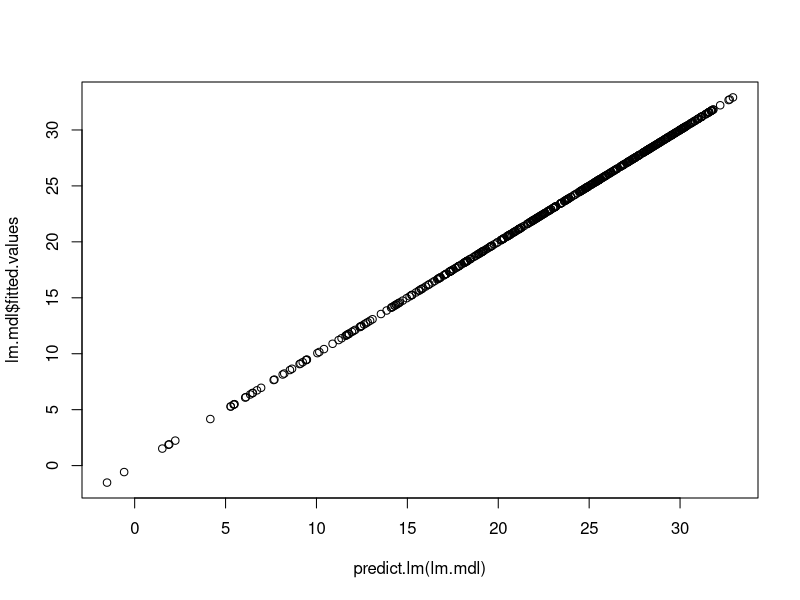
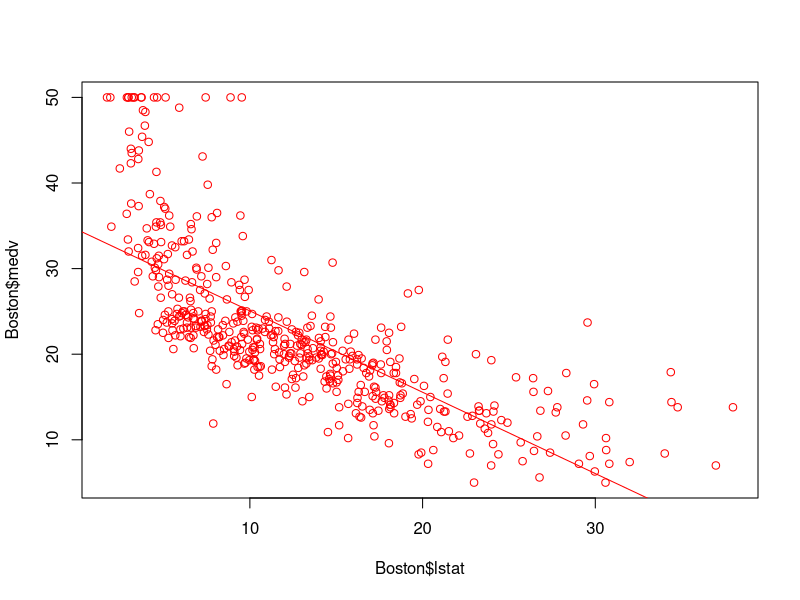
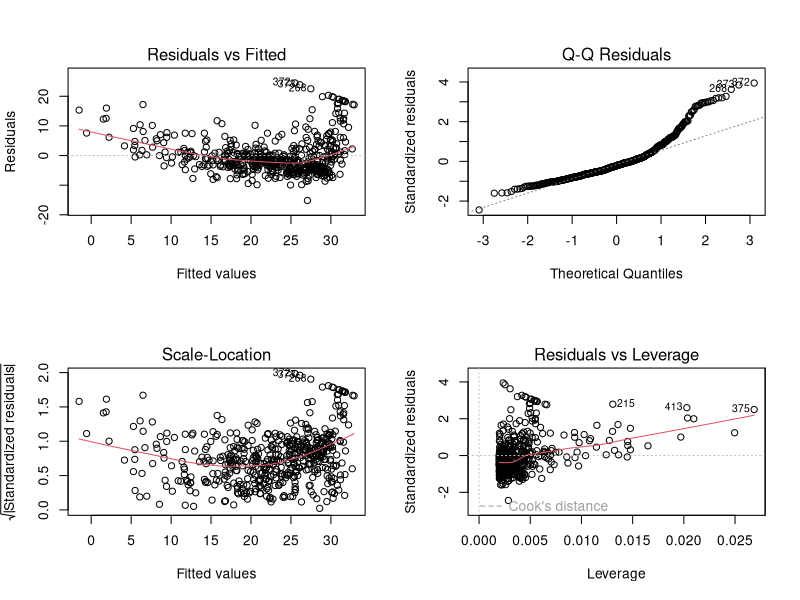
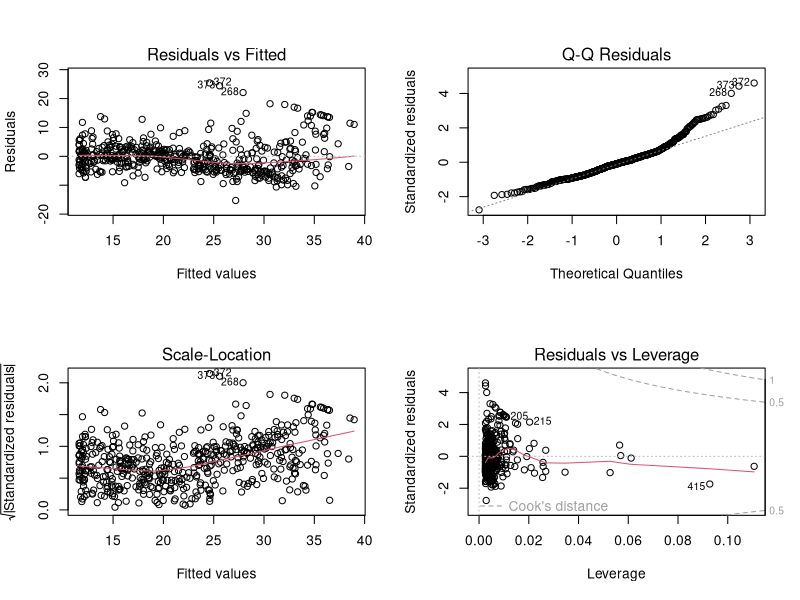

Source code (R) for these figures, in order: (Note: this script raises an error after producing the figures.)
## ---- chunk 1
knitr::opts_chunk$set(echo = TRUE)
library(MASS)
## ---- chunk 2
head(Boston)
lm.mdl <- lm(medv~lstat,data = Boston)
summary(lm.mdl)
anova(lm.mdl)
## ---- chunk 3
coef(lm.mdl)
confint(lm.mdl)
plot(predict.lm(lm.mdl),lm.mdl$fitted.values)
which.max(hatvalues(lm.mdl))
plot(Boston$lstat, Boston$medv, col = "red")
abline(lm.mdl,lty = 1,col= "red")
par(mfrow = c(2,2))
plot(lm.mdl)

lm.mdl2 <- lm(medv ~ lstat + age, data = Boston)
summary(lm.mdl2)

lm(medv ~ ., data = Boston)

lm.mdl3 <- lm(medv ~ lstat * age, data = Boston)
summary(lm.mdl3)

lm.mdl4 <- lm(medv ~ lstat + I(lstat^2), data = Boston)
summary(lm.mdl4)
par(mfrow = c(2,2))
plot(lm.mdl4)

anova(lm.mdl,lm.mdl4)

summary(lm(medv ~ poly(lstat,4),data = Boston))

## ---- chunk 4
lm.mdl5 <- lm(Sales ~ . + Income * Advertising + Price:Age, data = Carseats)
summary(lm.mdl5)
## ---- chunk 5
lm.mdl6 <- lm(Sales ~ . + Income * Advertising + Price:Age, data = Carseats, contrasts = list(ShelveLoc=contr.treatment(c("Bad", "Good", "Medium"), base = 3)))
summary(lm.mdl6)
round(coef(lm.mdl6),2)
## ---- chunk 6
X1 = c(3, 2, 4, 0)
Y = c(4, 1, 3, 1)
X2 =  X1*2
qz1 <- lm(Y ~ X1)
summary(qz1)
anova(qz1)
(Y - X1)^2
sum(residuals(qz1)^2)
broom::augment(qz1)
qz3 <- lm(Y ~ X1 + X2)
summary(qz3)
anova(qz3)
S = 2 * Y
anova(lm(Y~S))
## ---- chunk 7
GPA = 4
IQ = 110
G = 1
sal = 50 + 20*GPA + 0.07 * IQ + 35*G + 0.01*GPA*IQ - 10*GPA*G
sal
